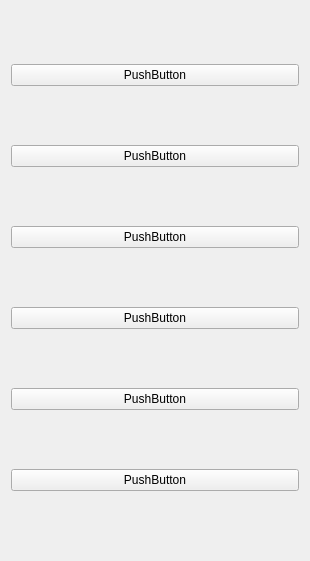
<?xml version="1.0" encoding="UTF-8"?>
<ui version="4.0">
 <class>ActionSideBar</class>
 <widget class="QWidget" name="ActionSideBar">
  <property name="geometry">
   <rect>
    <x>0</x>
    <y>0</y>
    <width>310</width>
    <height>561</height>
   </rect>
  </property>
  <property name="windowTitle">
   <string>Form</string>
  </property>
  <layout class="QVBoxLayout" name="verticalLayout">
   <item>
    <widget class="QPushButton" name="pushButton">
     <property name="text">
      <string>PushButton</string>
     </property>
    </widget>
   </item>
   <item>
    <widget class="QPushButton" name="pushButton_2">
     <property name="text">
      <string>PushButton</string>
     </property>
    </widget>
   </item>
   <item>
    <widget class="QPushButton" name="pushButton_3">
     <property name="text">
      <string>PushButton</string>
     </property>
    </widget>
   </item>
   <item>
    <widget class="QPushButton" name="pushButton_4">
     <property name="text">
      <string>PushButton</string>
     </property>
    </widget>
   </item>
   <item>
    <widget class="QPushButton" name="pushButton_5">
     <property name="text">
      <string>PushButton</string>
     </property>
    </widget>
   </item>
   <item>
    <widget class="QPushButton" name="pushButton_6">
     <property name="text">
      <string>PushButton</string>
     </property>
    </widget>
   </item>
  </layout>
 </widget>
 <resources/>
 <connections/>
</ui>
